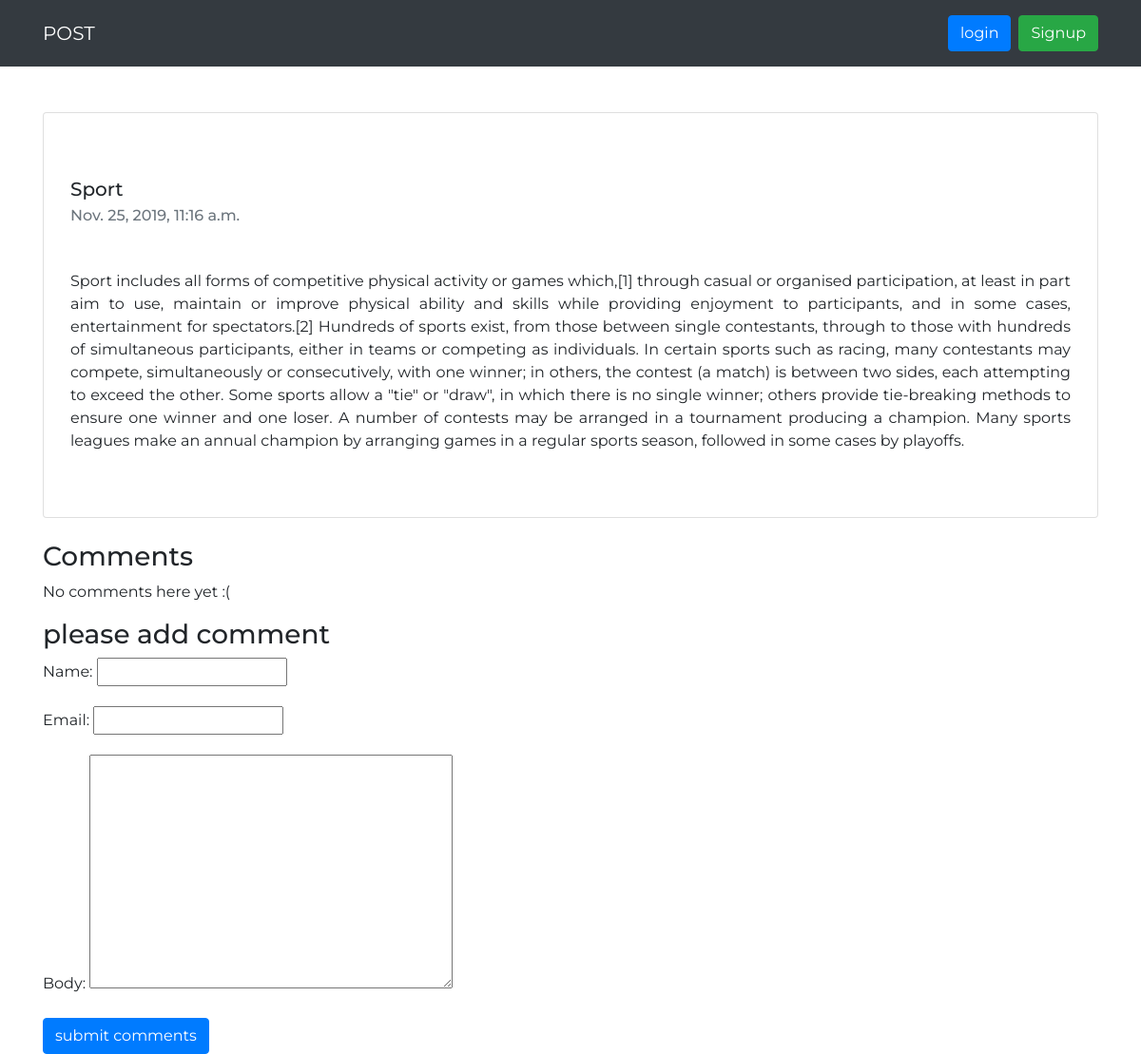
/detail/17, run on the app's committed database.
### blogapp/models.py (models this page shows, shortened)
class Post(models.Model):
    STATUS_CHOICE=(('draft','Draft'),('published','Published'))
    title=models.CharField(max_length=260)
    slug=models.SlugField(max_length=264,unique_for_date='publish')
    author=models.ForeignKey(User,related_name='blog_posts',on_delete=models.CASCADE)
    body=models.TextField()
    publish=models.DateTimeField(default=timezone.now)
    created=models.DateTimeField(auto_now_add=True)
    updated=models.DateTimeField(auto_now=True)
    status=models.CharField(max_length=20,choices=STATUS_CHOICE,default='draft')
    objects=CustomManager()
    class Meta:
        ordering=('-publish',)

### blogapp/views.py (the view, shortened to what this page needs)
# urls.py: path('detail/<int:pk>',views.detail_view.as_view()),
class detail_view(DetailView):
    model=Post
    template_name='blogapp/detail.html'
    def get_context_data(self,**kwargs):
        context=super(detail_view,self).get_context_data(**kwargs)
        context['form']=CommentForm
        context['comments']=Comment.objects.filter(post=self.get_object())
        return context

### blogapp/models.py (called while the page is built)
    def get_queryset(self):
        return super().get_queryset().filter(status='published')

### templates/blogapp/detail.html (shortened to what this page needs)
<!DOCTYPE html>
{% extends 'blogapp/base.html'%}
{% block content %}
<div class="card mb-4 py-5 px-2">
    <div class="card-body">
        <h5 class="card-title" id="blog-title">{{post.title}}</h5>
        <h6 class="card-subtitle mb-5 text-muted">{{post.publish}}</h6>
        <p class="card-text text-justify">{{post.body}}</p>
    </div>
</div>
<h3>Comments</h3>
{% for c in comments %}
    <div class="comment">
        <a>name: {{ c.name}}<a><br>
        <p>comment :{{ c.body| linebreaks }}</p><br><br>
    </div>
{% empty %}
    <p>No comments here yet :(</p>
{% endfor %}
<h3>please add comment</h3>
{% if comment %}
<h2>our comment is added successfully</h2>
{% else %}
<form  method="post">
  {{form.as_p}}
  <input type="submit" class="btn btn-primary" value="submit comments">
  </form>
</div>
{% endif %}
{% endblock %}

### static/css/style.css (style rules this page uses)
body { background-repeat: no-repeat; background-size: cover; font-family: Montserrat; }
#blog-title { text-transform: capitalize; }

### data on the page
Post: title "Sport", publish "Nov. 25, 2019, 11:16 a.m.", body "Sport includes all forms of competitive physical activity or games which,[1] through casual or organised participation, at least in part aim to use, maintain or improve physical ability and skills while providing enjoyment to participants, and in some cases, entertainment for spectators.[2] Hundreds of sports exist, from those between single contestants, through to those with hundreds of simultaneous participants, either in teams or competing as individuals. In certain sports such as racing, many contestants may compete, simultaneously or consecutively, with one winner; in others, the contest (a match) is between two sides, each attempting to exceed the other. Some sports allow a \"tie\" or…"
